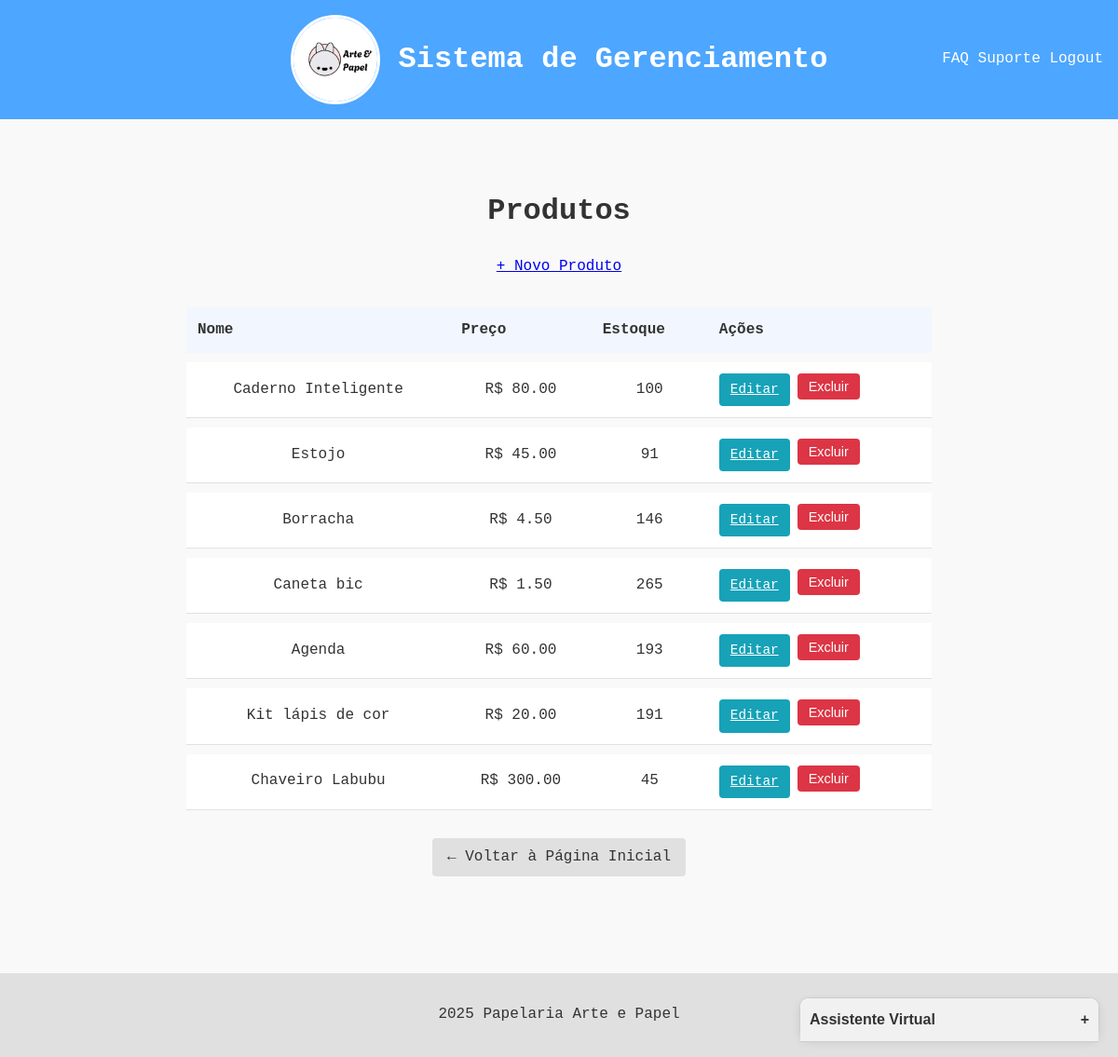
Page /produtos (signed in) on the earlier database version.
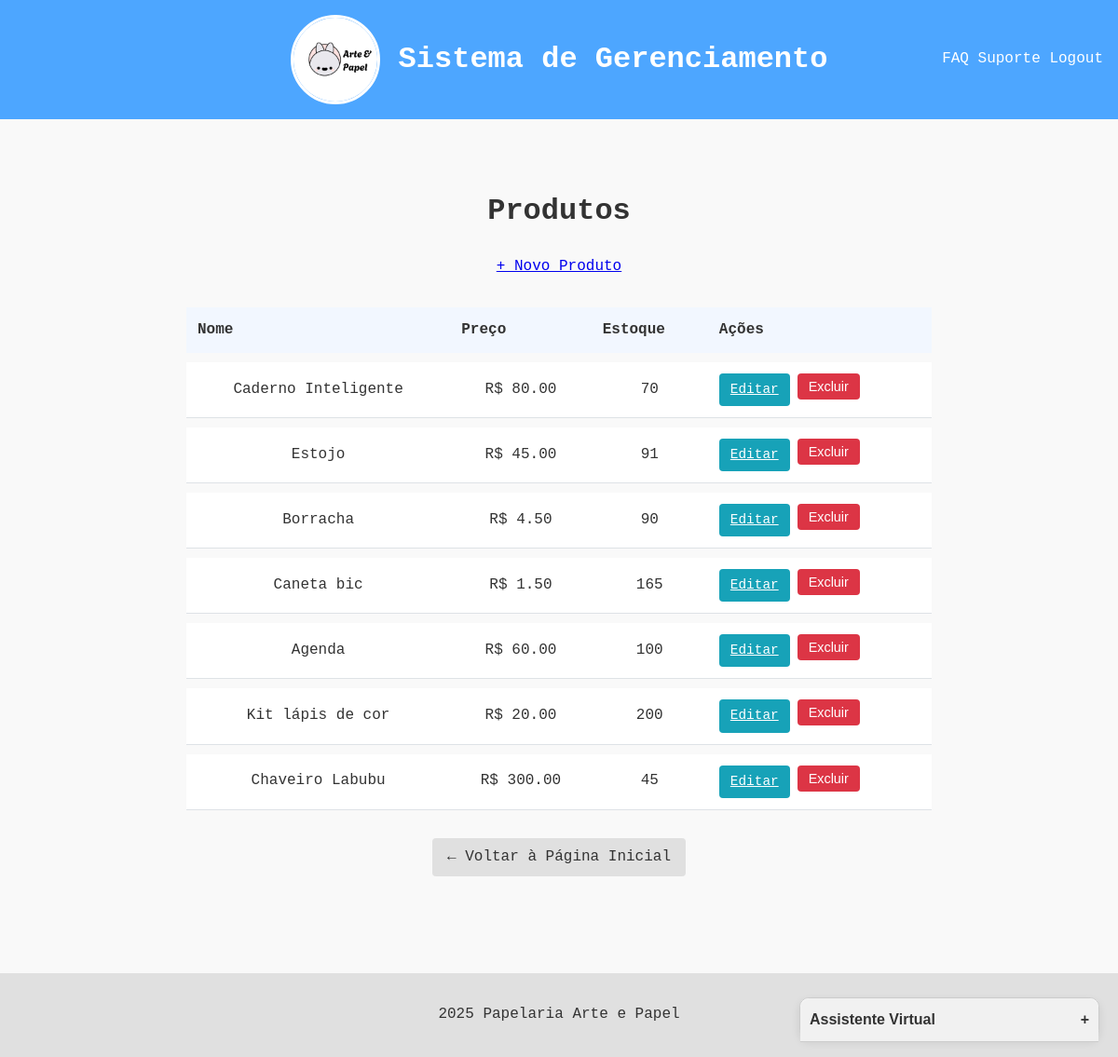
Same page on the later database version.
### app.py (models this page shows)
class Produto(db.Model):
    id = db.Column(db.Integer, primary_key=True)
    nome = db.Column(db.String(100), nullable=False)
    descricao = db.Column(db.String(200))
    preco = db.Column(db.Float, nullable=False)
    quantidade = db.Column(db.Integer, default=0)
    data_cadastro = db.Column(db.DateTime, default=datetime.utcnow)

### app.py (the view)
@app.route('/produtos')
@login_required
def listar_produtos():
    produtos = Produto.query.all()
    return render_template("produtos/listar.html", produtos=produtos)

### app.py (called while the page is built)
@login_manager.user_loader
def load_user(user_id):
    return Usuario.query.get(int(user_id))

### templates/produtos/listar.html
{% extends "base.html" %}
{% block content %}
<div class="container">
    <h1>Produtos</h1>
    <a href="{{ url_for('cadastrar_produto') }}" class="btn btn-novo">+ Novo Produto</a>
    <table class="tabela-produtos">
        <thead>
            <tr>
                <th>Nome</th>
                <th>Preço</th>
                <th>Estoque</th>
                <th>Ações</th>
            </tr>
        </thead>
        <tbody>
            {% for produto in produtos %}
            <tr>
                <td>{{ produto.nome }}</td>
                <td>R$ {{ "%.2f"|format(produto.preco) }}</td>
                <td>{{ produto.quantidade }}</td>
                <td class="acoes">
                    <a href="{{ url_for('editar_produto', id=produto.id) }}" class="btn-editar">Editar</a>
                    <form action="{{ url_for('deletar_produto', id=produto.id) }}" method="POST" class="form-deletar">
                        <button type="submit" class="btn-excluir">Excluir</button>
                    </form>
                </td>
            </tr>
            {% endfor %}
        </tbody>
    </table>
    <div class="text-center mt-4">
        <a href="{{ url_for('home') }}" class="btn-voltar">
            ← Voltar à Página Inicial
        </a>
    </div>
</div>
{% endblock %}

Differences in the rows shown:
changed Produto "Caderno Inteligente": quantidade "100" → "70"
changed Produto "Borracha": quantidade "146" → "90"
changed Produto "Caneta bic": quantidade "265" → "165"
changed Produto "Agenda": quantidade "193" → "100"
changed Produto "Kit lápis de cor": quantidade "191" → "200"
